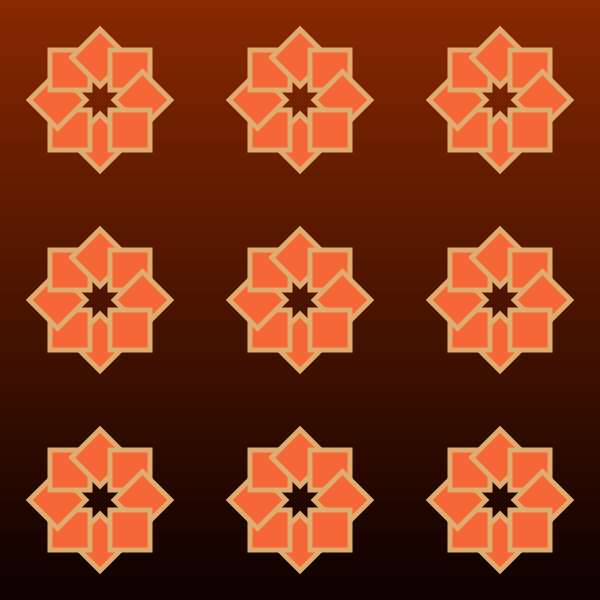
Frame 1 (no input)
Frame 60 (no input): identical to frame 1, image omitted
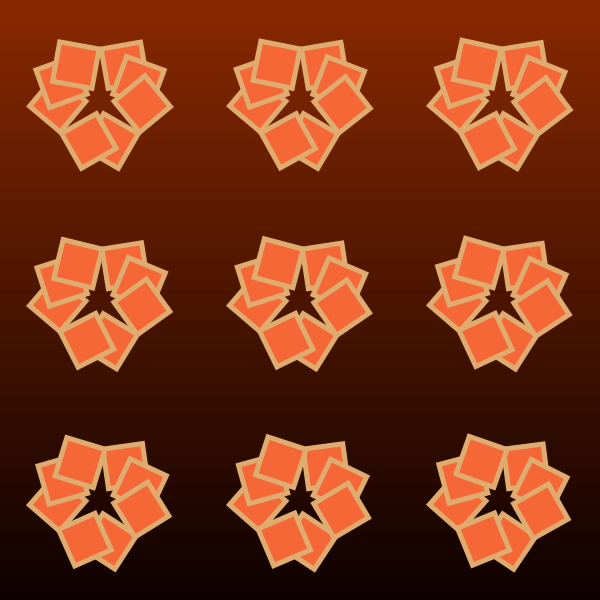
Frame 120 (the mouse pressed at the canvas centre since frame 60)

The p5.js sketch that drew these frames (run headless with seeded random() and noise() and a simulated clock; from frame 60 on, the mouse is pressed at the canvas centre):

// p5.js sketch
// ── sketch.js
var x = 0;
let c1, c2;

function setup() {
  createCanvas(600, 600);
  angleMode(DEGREES);  //use degrees
  rectMode(CENTER);   //provide rect coords from center
  strokeWeight(5); //line thickness
  stroke(223, 172, 112);   //line colour
}

function draw() {
  push();
  backgroundGradient();
  pop();
  
  batikOne();
  batikTwo();
  batikThree();
  batikFour();
  batikFive();
  batikSix();
  batikSeven();
  batikEight();
  batikNine();

}

function batikOne(){
  push();
  translate(100, 100);
  fill(246, 103, 55);
  
  for (let i = 0; i < 8; i++){
  if(mouseIsPressed){
  x+= 0.02;
  rotate(x);
  } else {
  random();
  }
  rotate(45);
  rect(30,30,40,40);
  }
  pop();
}

function batikTwo(){
  push();
  translate(300, 100);
  fill(246, 103, 55);

  
  for (let i = 0; i < 8; i++){
  if(mouseIsPressed){
  x+= 0.02;
  rotate(x);
  } else {
  random();
  }
  rotate(45);
  rect(30,30,40,40);
  }
  pop();
}

function batikThree(){
  push();
  translate(500, 100);
  fill(246, 103, 55);

  
  for (let i = 0; i < 8; i++){
  if(mouseIsPressed){
  x+= 0.02;
  rotate(x);
  } else {
  random();
  }
  rotate(45);
  rect(30,30,40,40);
  }
  pop();
}

function batikFour(){
  push();
  translate(100,300);
  fill(246, 103, 55);

  
  for (let i = 0; i < 8; i++){
  if(mouseIsPressed){
  x+= 0.02;
  rotate(x);
  } else {
  random();
  }
  rotate(45);
  rect(30,30,40,40);
  }
  pop();
}

function batikFive(){
  push();
  translate(300,300);
  fill(246, 103, 55);

  
  for (let i = 0; i < 8; i++){
  if(mouseIsPressed){
  x+= 0.02;
  rotate(x);
  } else {
  random();
  }
  rotate(45);
  rect(30,30,40,40);
  }
  pop();
}

function batikSix(){
  push();
  translate(500,300);
  fill(246, 103, 55);

  
  for (let i = 0; i < 8; i++){
  if(mouseIsPressed){
  x+= 0.02;
  rotate(x);
  } else {
  random();
  } 
  rotate(45);
  rect(30,30,40,40);
  }
  pop();
}

function batikSeven(){
  push();
  translate(100,500);
  fill(246, 103, 55);

  
  for (let i = 0; i < 8; i++){
  if(mouseIsPressed){
  x+= 0.02;
  rotate(x);
  } else {
  random();
  }
  rotate(45);
  rect(30,30,40,40);
  } 
  pop();
}

function batikEight(){
  push();
  translate(300,500);
  fill(246, 103, 55);

  
  for (let i = 0; i < 8; i++){
  if(mouseIsPressed){
  x+= 0.02;
  rotate(x);
  } else {
  random();
  }
  rotate(45);
  rect(30,30,40,40);
  } 
  pop();
}

function batikNine(){
  push();
  translate(500,500);
  fill(246, 103, 55);

  
  for (let i = 0; i < 8; i++){
  if(mouseIsPressed){
  x+= 0.02;
  rotate(x);
  } else {
  random();
  }
  
  rotate(45);
  rect(30,30,40,40);
  } 
  pop();
}

function backgroundGradient(){
  c1 = color(137, 41, 0);
  c2 = color(14, 1, 0);
  
  for(let y=0; y<height; y++){
  n = map(y,0,height,0,1);
  let newc = lerpColor(c1,c2,n);
  stroke(newc);
  line(0,y,width, y);
}
}
